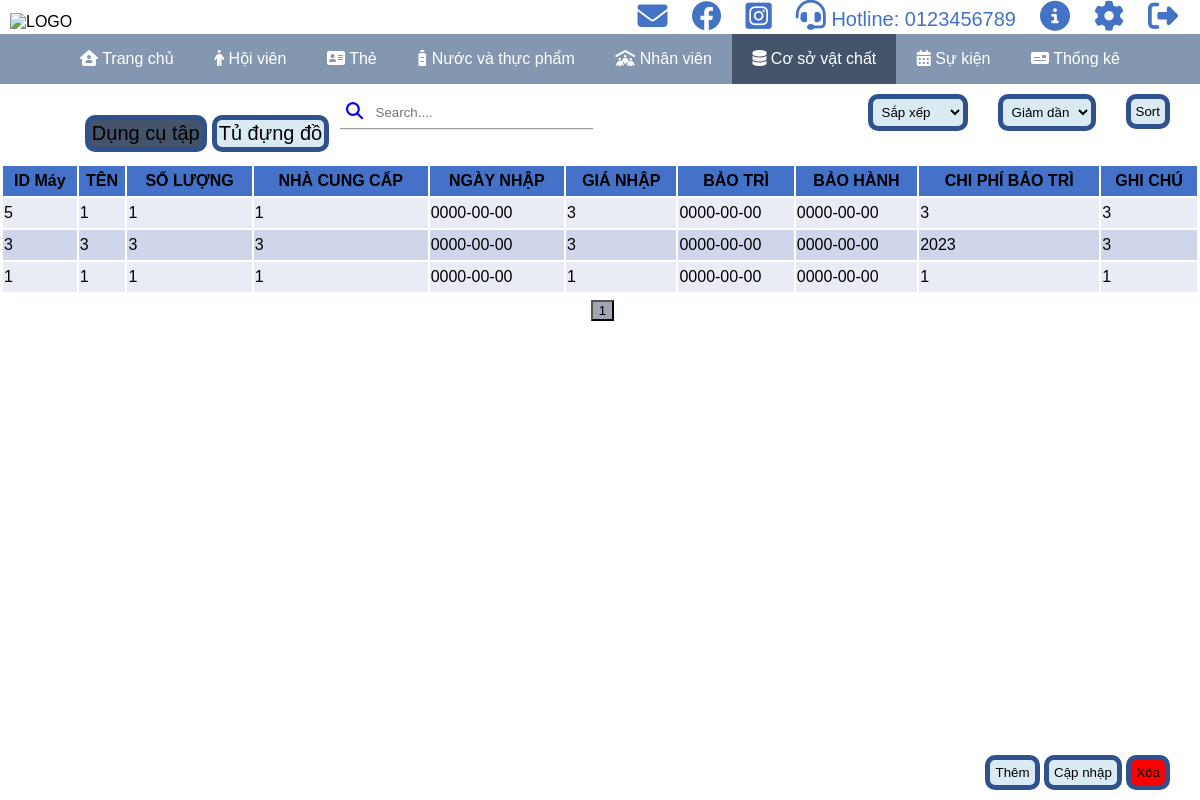
/view/views_csvc/dung_cu_tap/dung_cu_tap.php, run on the app's committed database.
### tables this page shows
CREATE TABLE `tbl_dung_cu_tap` (
  `id_may` varchar(50) NOT NULL,
  `ten` varchar(50) NOT NULL,
  `so_luong` int(11) NOT NULL,
  `nha_cung_cap` varchar(50) NOT NULL,
  `ngay_nhap` date NOT NULL,
  `gia_nhap` float NOT NULL,
  `bao_tri` varchar(50) NOT NULL,
  `bao_hanh` varchar(50) NOT NULL,
  `chi_phi_bao_tri` float NOT NULL,
  `ghi_chu` varchar(50) DEFAULT NULL
);

### controller/controller_csvc/dung_cu_tap/dct_sort.php (called while the page is built)
<?php
    if(isset($_POST['dctTang']))
    {
        $dct_key = $_POST['dctSort'];
    }
    else
    {
        $dct_key = 0;
    }
    if($dct_key==0){
        $dct_key="id_may";
    }
    elseif($dct_key==1){
        $dct_key="ten";
    }
    elseif($dct_key==2){
        $dct_key="bao_hanh";
    }
    else{
        $dct_key="bao_tri";
    }
if(isset($_POST['dctTang']))
    {
        $dct_Tang = $_POST['dctTang'];
    }
    else
    {
        $dct_Tang = 0;
    }
    if($dct_Tang==0){
        $dct_Tang="DESC";
    }
    else{
        $dct_Tang="ASC";
    }
?>

### controller/controller_csvc/dung_cu_tap/dct_hien_thi.php (the view, shortened to what this page needs)
<?php
include "dct_pages.php";
?>
<div class = "dct__div--hienthi">
    <div  class='dct__div--tap'>
        <li class="dct__div dct__div--dct"><a href="../dung_cu_tap/dung_cu_tap.php">Dụng cụ tập</a></th></li>
        <li class="dct__div dct__div--tdd"><a href="../tu_dung_do/tu_dung_do.php">Tủ đựng đồ</a></li>
</div>
    <table class="dct__table--hienthi">
        <tr class="dct__table_row--hienthi dct__table--Tieu_de" style="background-color: #4472C8">
            <th>ID Máy</th>
            <th>TÊN</th>
            <th>SỐ LƯỢNG</th>
            <th>NHÀ CUNG CẤP</th>
            <th>NGÀY NHẬP</th>
            <th>GIÁ NHẬP</th>
            <th>BẢO TRÌ</th>
            <th>BẢO HÀNH</th>
            <th>CHI PHÍ BẢO TRÌ</th>
            <th>GHI CHÚ</th>
        </tr>
        <?php
        while($row = mysqli_fetch_array($query))
       {
        ?>
        <tr class='dct__table_row--hienthi'>
            <td  class="dct__table_td--hienthi-td"><?php echo $row["id_may"]?></td>
            <td  class="dct__table_td--hienthi-td"><?php echo $row["ten"]?></td>
            <td  class="dct__table_td--hienthi-td"><?php echo $row["so_luong"]?></td>
            <td  class="dct__table_td--hienthi-td"><?php echo $row["nha_cung_cap"]?></td>
            <td  class="dct__table_td--hienthi-td"><?php echo $row["ngay_nhap"]?></td>
            <td  class="dct__table_td--hienthi-td"><?php echo $row["gia_nhap"]?></td>
            <td  class="dct__table_td--hienthi-td"><?php echo $row["bao_tri"]?></td>
            <td  class="dct__table_td--hienthi-td"><?php echo $row["bao_hanh"]?></td>
            <td  class="dct__table_td--hienthi-td"><?php echo $row["chi_phi_bao_tri"]?></td>
            <td  class="dct__table_td--hienthi-td"><?php echo $row["ghi_chu"]?></td>
        <?php
       }
        ?>
    </table>
    <div class='dct__div--chua_button'>
    <button class='dct__div--button js-them' type="button" onclick="">Thêm</button>
    <button class='dct__div--button js-sua' type="button" onclick="">Cập nhập</button>
    <button class='dct__div--button js-xoa dct__div--button_xoa' type="button" onclick="">Xóa</button>
    </div>
</div>

### view/assets/css/style.css (style rules this page uses)
* { margin:0; box-sizing: border-box; font-family: Arial, Helvetica, sans-serif; }
li { list-style: none; }
a { text-decoration: none; color: black; }

### view/assets/css/dung_cu_tap.css (style rules this page uses)
html { width: 100%; height: 100%; }
.dct__div--hienthi { margin-top: 30px; width: 100%; border: 1px solid white; }
.dct__table_row--hienthi { height: 30px; }
div tr.dct__table--Tieu_de { background-color: #4472C4; }
table.dct__table--hienthi { color: black; margin-top: 12px; width: 100%; }
.dct__table--hienthi tr:nth-child(even) { background-color: #E9EBF5; }
.dct__table--hienthi tr:nth-child(odd) { background-color: #CFD5EA; }
.dct__div--button { padding: 5px; border: 1px solid #2F528F; border-width: 5px; border-radius: 10px; margin-bottom: 10px; background-color: #daeaf3; }
.dct__div--chua_button { position: fixed; bottom: 0; right: 0; }
.dct__div--button_xoa { margin-right: 30px; background-color: red; }
.dct__div--tap { display: flex; margin-left: 7%; }
li.dct__div { border: 1px solid #2F528F; border-radius: 10px; font-size: 20px; border-width: 5px; padding: 2px; margin-right: 5px; }
.dct__div--dct { background-color: rgb(68, 84, 106); }
.dct__div--tdd { background-color: #daeaf3; }

### data on the page
tbl_dung_cu_tap: id_may "5", ten "1", so_luong "1", nha_cung_cap "1", ngay_nhap "0000-00-00", gia_nhap "3", bao_tri "0000-00-00", bao_hanh "0000-00-00", chi_phi_bao_tri "3", ghi_chu "3"
tbl_dung_cu_tap: id_may "3", ten "3", so_luong "3", nha_cung_cap "3", ngay_nhap "0000-00-00", gia_nhap "3", bao_tri "0000-00-00", bao_hanh "0000-00-00", chi_phi_bao_tri "2023", ghi_chu "3"
tbl_dung_cu_tap: id_may "1", ten "1", so_luong "1", nha_cung_cap "1", ngay_nhap "0000-00-00", gia_nhap "1", bao_tri "0000-00-00", bao_hanh "0000-00-00", chi_phi_bao_tri "1", ghi_chu "1"
